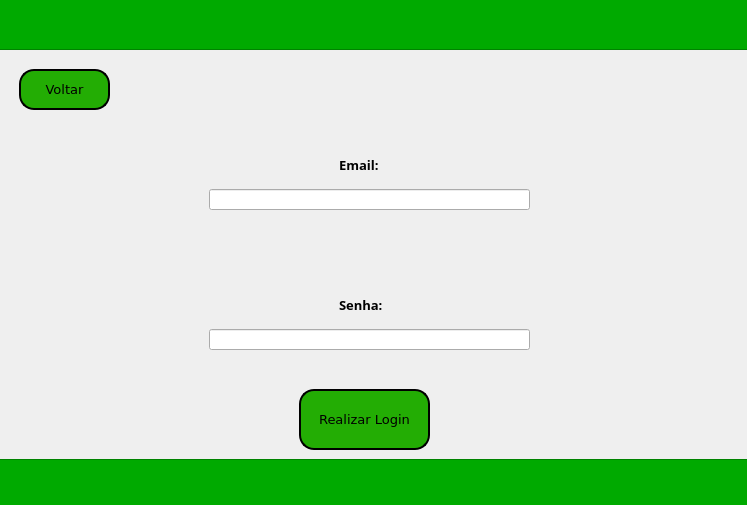
<?xml version="1.0" encoding="UTF-8"?>
<ui version="4.0">
 <class>Dialog</class>
 <widget class="QDialog" name="Dialog">
  <property name="geometry">
   <rect>
    <x>0</x>
    <y>0</y>
    <width>747</width>
    <height>505</height>
   </rect>
  </property>
  <property name="windowTitle">
   <string>Dialog</string>
  </property>
  <widget class="QFrame" name="frame">
   <property name="geometry">
    <rect>
     <x>-11</x>
     <y>-11</y>
     <width>761</width>
     <height>541</height>
    </rect>
   </property>
   <property name="frameShape">
    <enum>QFrame::StyledPanel</enum>
   </property>
   <property name="frameShadow">
    <enum>QFrame::Raised</enum>
   </property>
   <widget class="QLabel" name="labEmailAdm">
    <property name="geometry">
     <rect>
      <x>350</x>
      <y>160</y>
      <width>61</width>
      <height>31</height>
     </rect>
    </property>
    <property name="font">
     <font>
      <family>Segoe UI Black</family>
      <pointsize>10</pointsize>
      <weight>75</weight>
      <bold>true</bold>
     </font>
    </property>
    <property name="text">
     <string>Email:</string>
    </property>
   </widget>
   <widget class="QLabel" name="labSenhaAdm">
    <property name="geometry">
     <rect>
      <x>350</x>
      <y>300</y>
      <width>61</width>
      <height>31</height>
     </rect>
    </property>
    <property name="font">
     <font>
      <family>Segoe UI Black</family>
      <pointsize>10</pointsize>
      <weight>75</weight>
      <bold>true</bold>
     </font>
    </property>
    <property name="text">
     <string>Senha:</string>
    </property>
   </widget>
   <widget class="QFrame" name="verdeCima">
    <property name="geometry">
     <rect>
      <x>0</x>
      <y>10</y>
      <width>771</width>
      <height>51</height>
     </rect>
    </property>
    <property name="styleSheet">
     <string notr="true">background-color: rgb(0, 170, 0);</string>
    </property>
    <property name="frameShape">
     <enum>QFrame::StyledPanel</enum>
    </property>
    <property name="frameShadow">
     <enum>QFrame::Raised</enum>
    </property>
   </widget>
   <widget class="QFrame" name="verdeCima_2">
    <property name="geometry">
     <rect>
      <x>0</x>
      <y>470</y>
      <width>771</width>
      <height>51</height>
     </rect>
    </property>
    <property name="styleSheet">
     <string notr="true">background-color: rgb(0, 170, 0);</string>
    </property>
    <property name="frameShape">
     <enum>QFrame::StyledPanel</enum>
    </property>
    <property name="frameShadow">
     <enum>QFrame::Raised</enum>
    </property>
   </widget>
   <widget class="QLineEdit" name="lineEmailAdm">
    <property name="geometry">
     <rect>
      <x>220</x>
      <y>200</y>
      <width>321</width>
      <height>21</height>
     </rect>
    </property>
   </widget>
   <widget class="QLineEdit" name="lineSenhaAdm">
    <property name="geometry">
     <rect>
      <x>220</x>
      <y>340</y>
      <width>321</width>
      <height>21</height>
     </rect>
    </property>
   </widget>
   <widget class="QPushButton" name="btnLogin">
    <property name="geometry">
     <rect>
      <x>310</x>
      <y>400</y>
      <width>131</width>
      <height>61</height>
     </rect>
    </property>
    <property name="font">
     <font>
      <family>Verdana</family>
      <pointsize>10</pointsize>
      <weight>50</weight>
      <bold>false</bold>
     </font>
    </property>
    <property name="styleSheet">
     <string notr="true">background-color: rgb(35, 173, 4);
border-radius: 15px;
 border: 2px solid black;</string>
    </property>
    <property name="text">
     <string>Realizar Login</string>
    </property>
   </widget>
   <widget class="QPushButton" name="btnVoltarAdm">
    <property name="geometry">
     <rect>
      <x>30</x>
      <y>80</y>
      <width>91</width>
      <height>41</height>
     </rect>
    </property>
    <property name="font">
     <font>
      <family>Verdana</family>
      <pointsize>10</pointsize>
      <weight>50</weight>
      <bold>false</bold>
     </font>
    </property>
    <property name="styleSheet">
     <string notr="true">background-color: rgb(35, 173, 4);
border-radius: 15px;
 border: 2px solid black;</string>
    </property>
    <property name="text">
     <string>Voltar</string>
    </property>
   </widget>
  </widget>
 </widget>
 <resources/>
 <connections/>
</ui>
